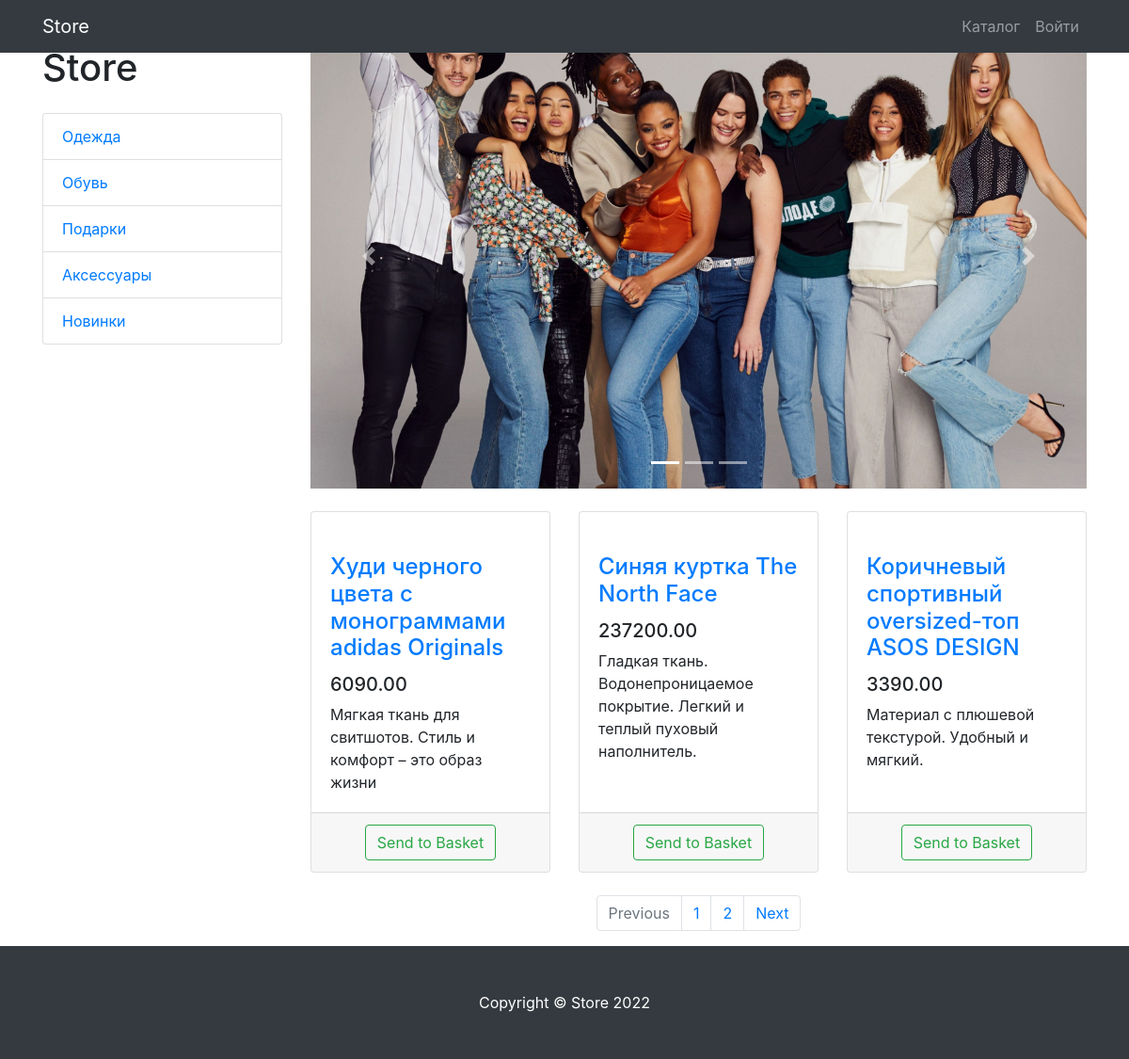
Screenshot of /products/ with the database file from the repository.
### products/models.py (models this page shows, shortened)
class ProductCategory(models.Model):
    name = models.CharField(max_length=128, unique=True)
    description = models.TextField(null=True, blank=True)
    class Meta:
        verbose_name = 'category'
        verbose_name_plural = 'categories'

class Product(models.Model):
    name = models.CharField(max_length=256)
    description = models.TextField()
    price = models.DecimalField(max_digits=10, decimal_places=2)
    quantity = models.PositiveIntegerField(default=0)
    image = models.ImageField(upload_to='products_images')
    category = models.ForeignKey(to=ProductCategory, on_delete=models.CASCADE)
    class Meta:
        verbose_name = 'product'
        verbose_name_plural = 'products'

### products/views.py (the view)
# urls.py: path('', products, name='index'),
def products(request, category_id=None, page_number=1):
    products = Product.objects.filter(category__id=category_id) if category_id else Product.objects.all()
    per_page = 3
    paginator = Paginator(products, per_page)
    products_paginator = paginator.get_page(page_number)
    context = {
        'title': 'Store - Каталог',
        'categories': ProductCategory.objects.all(),
        'products': products_paginator,
    }
    return render(request, 'products/products.html', context)

### products/templates/products/products.html (shortened to what this page needs)
{% extends 'products/base.html' %}
{% load static %}
{% block css %}
    <link href="{% static 'vendor/bootstrap/css/bootstrap.min.css' %}" rel="stylesheet">
{% endblock %}
{% block content %}
	<div class="container">
    <div class="row">
        <div class="col-lg-3">
            <br>
            <h1 class="my-4">Store</h1>
            <div class="list-group">
                {% for category in categories %}
                    <a href="{% url 'products:category' category.id %}"
                       class="list-group-item">{{ category.name }}</a>
                {% endfor %}
            </div>
        </div>
        <div class="col-lg-9">
            <div id="carouselExampleIndicators" class="carousel slide my-4" data-ride="carousel">
                <ol class="carousel-indicators">
                    <li data-target="#carouselExampleIndicators" data-slide-to="0" class="active"></li>
                    <li data-target="#carouselExampleIndicators" data-slide-to="1"></li>
                    <li data-target="#carouselExampleIndicators" data-slide-to="2"></li>
                </ol>
                <div class="carousel-inner" role="listbox">
                    <div class="carousel-item active">
                        <img class="d-block img-fluid" src="/static/vendor/img/slides/slide-1.jpg" alt="First slide">
                    </div>
                </div>
                <a class="carousel-control-prev" href="#carouselExampleIndicators" role="button" data-slide="prev">
                    <span class="carousel-control-prev-icon" aria-hidden="true"></span>
                </a>
                <a class="carousel-control-next" href="#carouselExampleIndicators" role="button" data-slide="next">
                    <span class="carousel-control-next-icon" aria-hidden="true"></span>
                </a>
            </div>
            <div class="row">
                {% for product in products %}
                <div class="col-lg-4 col-md-6 mb-4">
                    <div class="card h-100">
                        <a href="#">
                        </a>
                        <div class="card-body">
                            <h4 class="card-title">
                                <a href="#">{{ product.name }}</a>
                            </h4>
                            <h5>{{ product.price }}</h5>
                            <p class="card-text">{{ product.description }}</p>
                        </div>
                        <div class="card-footer text-center">
                            <a class="btn btn-outline-success"
                               href="{% url 'products:basket_add' product.id %}">
                            Send to Basket
                            </a>
                        </div>
                    </div>
                </div>
                {% endfor %}
            </div>
            <nav aria-label="Page navigation example">
                <ul class="pagination justify-content-center">
                    <li class="page-item {% if not products.has_previous %} disabled {%  endif %}">
                        <a class="page-link"
                           href="{% if products.has_previous %}
                                 {% url 'products:paginator' products.previous_page_number %}
                                 {% else %} # {% endif %}"
                           tabindex="-1" aria-disabled="true">
                            Previous
                        </a>
                    </li>
                    {% for page in products.paginator.page_range %}
                        <li class="page-item">
                            <a class="page-link" href="{% url 'products:paginator' page %}">
                                {{ page }}
                            </a>
                        </li>
                    {% endfor %}
                    <li class="page-item {% if not products.has_next %} disabled {% endif %}">
                        <a class="page-link"
                           href="{% if products.has_next %}
                                 {% url 'products:paginator' products.next_page_number %}
                                 {% else %} # {% endif %}">
                            Next
                        </a>
                    </li>
                </ul>
            </nav>
        </div>
    </div>
</div>
{% endblock %}
{% block footer %}
	<footer class="py-5 bg-dark">
    <div class="container">
        <p class="m-0 text-center text-white">Copyright &copy; Store 2022</p>
    </div>
</footer>
{% endblock %}

### products/templates/products/base.html (shortened to what this page needs)
{% load static %}
<!DOCTYPE html>
<html lang="en">
<head>
    <link href="{% static 'vendor/bootstrap/css/bootstrap.min.css' %}" rel="stylesheet">
    {% block css %} {% endblock %}
</head>
<body>
<nav class="navbar navbar-expand-lg navbar-dark bg-dark fixed-top">
    <div class="container">
        <a class="navbar-brand" href="{% url 'index' %}">Store</a>
        <div class="collapse navbar-collapse" id="navbarResponsive">
            <ul class="navbar-nav ml-auto">
                <li class="nav-item">
                    <a class="nav-link" href="{% url 'products:index' %}">Каталог  </a>
                </li>
                {% if user.is_authenticated %}
                    <li class="nav-item dropdown">
                    <a class="nav-link dropdown-toggle" href="#" id="navbarDropdown" role="button"
                       data-bs-toggle="dropdown" aria-expanded="false">
                        <i class="fas fa-user-circle"></i>
                    </a>
                    <ul class="dropdown-menu" aria-labelledby="navbarDropdown">
                        <li>
                            <a class="dropdown-item" href="{% url 'users:profile' %}">Профиль</a>
                        </li>
                        <li><a class="dropdown-item" href="orders/orders.html">Заказы</a></li>
                        {% if user.is_superuser or user.is_staff %}
                        <li><a class="dropdown-item" href="{% url 'admin:index' %}">Админ-панель</a></li>
                        {% endif %}
                        <li>
                            <hr class="dropdown-divider">
                        </li>
                        <li>
                            <a class="dropdown-item" href="{% url 'users:logout' %}">
                                Выйти
                            </a>
                        </li>
                    </ul>
                </li>
                {% else %}
                      <li class="nav-item">
                    <a class="nav-link" href="{% url 'users:login' %}">Войти </a>
                </li>
                {% endif %}
            </ul>
        </div>
    </div>
</nav>
{% block content %} {%  endblock %}
{% block footer %} {% endblock %}
</body>
</html>

### rows the page displays
ProductCategory: name "Одежда"
ProductCategory: name "Обувь"
ProductCategory: name "Подарки"
ProductCategory: name "Аксессуары"
ProductCategory: name "Новинки"
Product: name "Худи черного цвета с монограммами adidas Originals", price "6090.00", description "Мягкая ткань для свитшотов. Стиль и комфорт – это образ жизни"
Product: name "Синяя куртка The North Face", price "237200.00", description "Гладкая ткань. Водонепроницаемое покрытие. Легкий и теплый пуховый наполнитель."
Product: name "Коричневый спортивный oversized-топ ASOS DESIGN", price "3390.00", description "Материал с плюшевой текстурой. Удобный и мягкий."

### other values shown
{{ page }} "1" "2"
